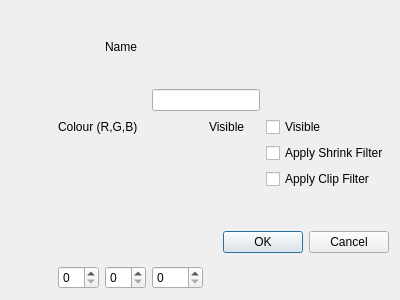
<?xml version="1.0" encoding="UTF-8"?>
<ui version="4.0">
 <class>OptionDialog</class>
 <widget class="QDialog" name="OptionDialog">
  <property name="geometry">
   <rect>
    <x>0</x>
    <y>0</y>
    <width>400</width>
    <height>300</height>
   </rect>
  </property>
  <property name="windowTitle">
   <string>Dialog</string>
  </property>
  <layout class="QGridLayout" name="gridLayout">
   <item row="6" column="3">
    <widget class="QSpinBox" name="spinBoxG"/>
   </item>
   <item row="2" column="1" colspan="2">
    <widget class="QLabel" name="ColourRBG">
     <property name="text">
      <string>Colour (R,G,B)</string>
     </property>
    </widget>
   </item>
   <item row="6" column="1">
    <widget class="QSpinBox" name="spinBoxR"/>
   </item>
   <item row="2" column="4">
    <widget class="QLabel" name="Visible">
     <property name="text">
      <string>Visible</string>
     </property>
    </widget>
   </item>
   <item row="3" column="5">
    <widget class="QCheckBox" name="checkBoxShrink">
     <property name="text">
      <string>Apply Shrink Filter</string>
     </property>
    </widget>
   </item>
   <item row="4" column="5">
    <widget class="QCheckBox" name="checkBoxClip">
     <property name="text">
      <string>Apply Clip Filter</string>
     </property>
    </widget>
   </item>
   <item row="0" column="2">
    <widget class="QLabel" name="Name">
     <property name="text">
      <string>Name</string>
     </property>
    </widget>
   </item>
   <item row="6" column="2">
    <widget class="QSpinBox" name="spinBoxB"/>
   </item>
   <item row="2" column="5">
    <widget class="QCheckBox" name="checkBoxVisible">
     <property name="text">
      <string>Visible</string>
     </property>
    </widget>
   </item>
   <item row="5" column="0" rowspan="2" colspan="6">
    <widget class="QDialogButtonBox" name="buttonBox">
     <property name="orientation">
      <enum>Qt::Orientation::Horizontal</enum>
     </property>
     <property name="standardButtons">
      <set>QDialogButtonBox::StandardButton::Cancel|QDialogButtonBox::StandardButton::Ok</set>
     </property>
    </widget>
   </item>
   <item row="1" column="3" colspan="2">
    <widget class="QLineEdit" name="lineEditName"/>
   </item>
  </layout>
 </widget>
 <resources/>
 <connections>
  <connection>
   <sender>buttonBox</sender>
   <signal>accepted()</signal>
   <receiver>OptionDialog</receiver>
   <slot>accept()</slot>
   <hints>
    <hint type="sourcelabel">
     <x>248</x>
     <y>254</y>
    </hint>
    <hint type="destinationlabel">
     <x>157</x>
     <y>274</y>
    </hint>
   </hints>
  </connection>
  <connection>
   <sender>buttonBox</sender>
   <signal>rejected()</signal>
   <receiver>OptionDialog</receiver>
   <slot>reject()</slot>
   <hints>
    <hint type="sourcelabel">
     <x>316</x>
     <y>260</y>
    </hint>
    <hint type="destinationlabel">
     <x>286</x>
     <y>274</y>
    </hint>
   </hints>
  </connection>
 </connections>
</ui>
